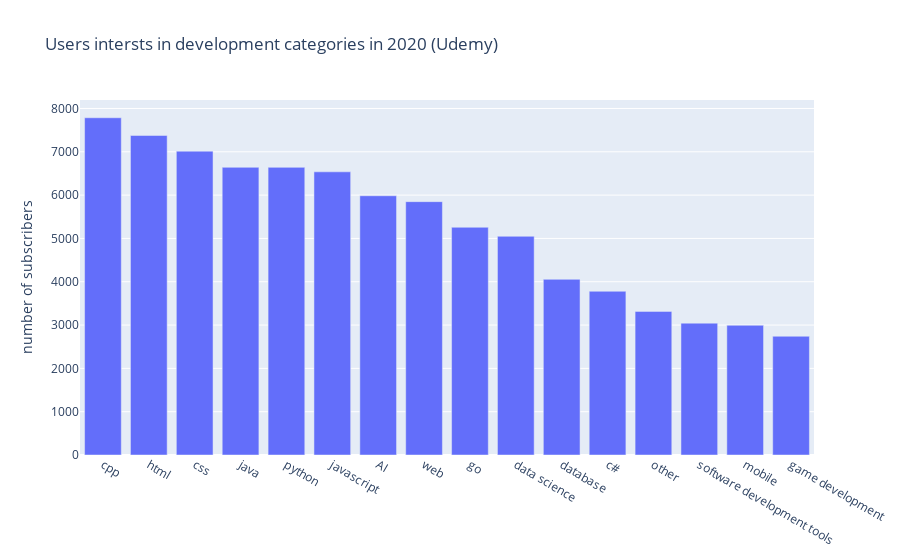

Here is the notebook cell this chart was saved with:
### Code cell
title= "Users intersts in development categories in 2020 (Udemy)"
fig = px.bar(categories_stats_in_year, x='context', y='num_subscribers',
       labels={'num_subscribers': 'number of subscribers'}, title=title)

fig.update_layout(xaxis_title=None)

### Figure 1 — Plotly figure (JSON) as saved in the notebook; plotly's stock layout.template omitted (floating-point values rounded to 4 significant figures)
{"data": [{"alignmentgroup": "True", "hovertemplate": "context=%{x}<br>number of subscribers=%{y}<extra></extra>", "legendgroup": "", "marker": {"color": "#636efa", "pattern": {"shape": ""}}, "name": "", "offsetgroup": "", "orientation": "v", "showlegend": false, "textposition": "auto", "type": "bar", "x": ["cpp", "html", "css", "java", "python", "javascript", "AI", "web", "go", "data science", "database", "c#", "other", "software development tools", "mobile", "game development"], "xaxis": "x", "y": [7786.0, 7377.0, 7015.0, 6642.0, 6641.0, 6538.0, 5985.0, 5849.0, 5258.0, 5049.0, 4056.0, 3780.0, 3316.0, 3044.0, 2994.0, 2741.0], "yaxis": "y"}], "layout": {"barmode": "relative", "legend": {"tracegroupgap": 0}, "title": {"text": "Users intersts in development categories in 2020 (Udemy)"}, "xaxis": {"anchor": "y", "domain": [0, 1], "title": {}}, "yaxis": {"anchor": "x", "domain": [0, 1], "title": {"text": "number of subscribers"}}}}
